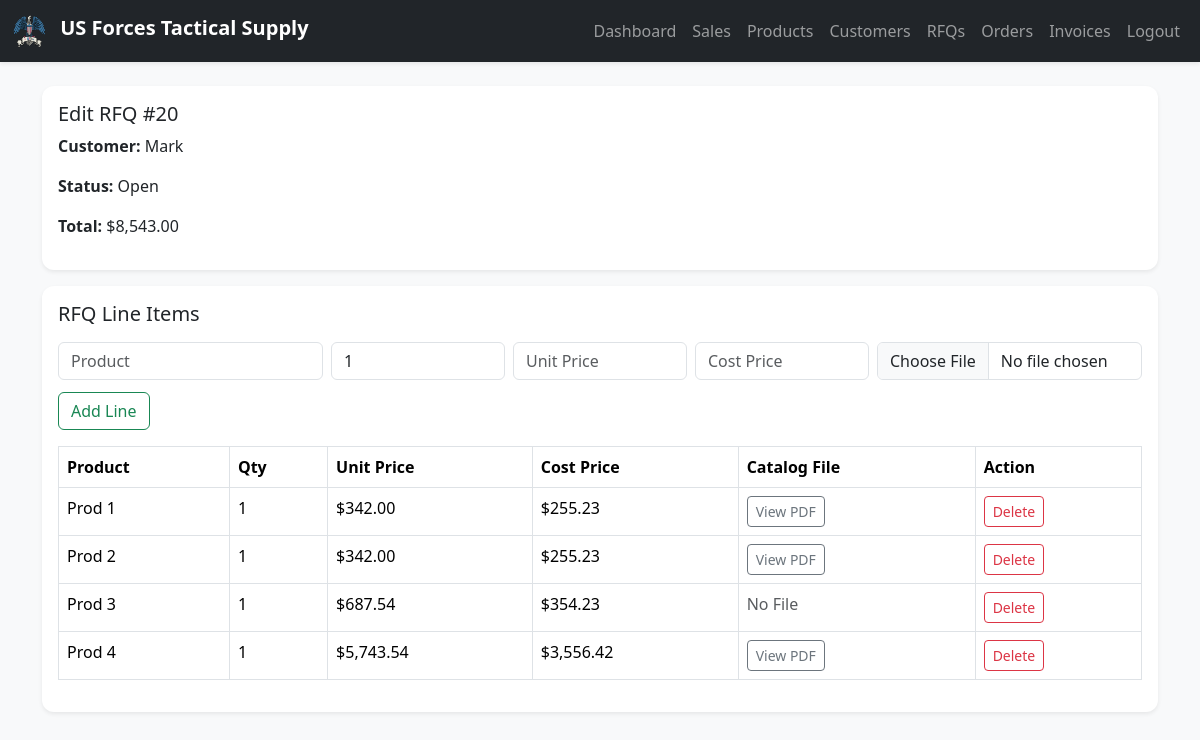
/modules/rfq_edit.php?id=20 (signed in), run on the app's committed database.
### tables this page shows
CREATE TABLE `rfqs` (
  `id` int(11) NOT NULL,
  `code` varchar(20) DEFAULT NULL,
  `customer_id` int(11) NOT NULL,
  `status` enum('Open','Won','Lost') DEFAULT 'Open',
  `total_price` decimal(12,2) DEFAULT 0.00,
  `created_at` timestamp NOT NULL DEFAULT current_timestamp()
);

CREATE TABLE `customers` (
  `id` int(11) NOT NULL,
  `code` varchar(20) DEFAULT NULL,
  `name` varchar(100) NOT NULL,
  `company` varchar(150) DEFAULT NULL,
  `email` varchar(100) DEFAULT NULL,
  `phone` varchar(50) DEFAULT NULL,
  `tax_id` varchar(50) DEFAULT NULL,
  `address` text DEFAULT NULL,
  `created_at` timestamp NOT NULL DEFAULT current_timestamp()
);

CREATE TABLE `rfq_lines` (
  `id` int(11) NOT NULL,
  `rfq_id` int(11) NOT NULL,
  `product` varchar(150) NOT NULL,
  `qty` int(11) NOT NULL DEFAULT 1,
  `unit_price` decimal(12,2) DEFAULT 0.00,
  `cost_price` decimal(12,2) DEFAULT 0.00,
  `catalog_file` varchar(255) DEFAULT NULL
);

### modules/rfq_edit.php (the view, shortened to what this page needs)
<?php
include("../templates/header.php");
include("../templates/navbar.php");
include("../includes/auth.php");
$rfq_id = intval($_GET['id']);
$rfq = mysqli_fetch_assoc(mysqli_query($conn, "SELECT r.*, c.name as customer_name
    FROM rfqs r
    JOIN customers c ON r.customer_id = c.id
    WHERE r.id='$rfq_id'"));
$lines = mysqli_query($conn, "SELECT * FROM rfq_lines WHERE rfq_id='$rfq_id'");
?>
<div class="container mt-4">
    <div class="card shadow-sm border-0 mb-3">
        <div class="card-body">
            <h5 class="card-title">Edit RFQ #<?= $rfq['id'] ?></h5>
            <p><strong>Customer:</strong> <?= htmlspecialchars($rfq['customer_name']) ?></p>
            <p><strong>Status:</strong> <?= htmlspecialchars($rfq['status']) ?></p>
            <p><strong>Total:</strong> $<?= number_format($rfq['total_price'], 2) ?></p>
        </div>
    </div>
    <div class="card shadow-sm border-0">
        <div class="card-body">
            <h5 class="card-title mb-3">RFQ Line Items</h5>
            <form method="post" enctype="multipart/form-data" class="row g-2 mb-3">
                <div class="col-md-3 position-relative">
                    <input type="text" name="product" id="productSearch" class="form-control" placeholder="Product"
                        autocomplete="off" required>
                </div>
                <div class="col-md-2">
                    <input type="number" min="0" value="1" name="qty" class="form-control" placeholder="Qty" required>
                </div>
                <div class="col-md-2">
                    <input type="number" min="0" step="0.01" name="unit_price" class="form-control"
                        placeholder="Unit Price" required>
                </div>
                <div class="col-md-2">
                    <input type="number" min="0" step="0.01" name="cost_price" class="form-control"
                        placeholder="Cost Price">
                </div>
                <div class="col-md-3">
                    <input type="file" name="catalog_file" class="form-control mb-1" accept="application/pdf">
                </div>
                <div class="col-12 mt-2">
                    <button class="btn btn-outline-success" name="add_line">Add Line</button>
                </div>
            </form>
            <table class="table table-bordered">
                <thead>
                    <tr>
                        <th>Product</th>
                        <th>Qty</th>
                        <th>Unit Price</th>
                        <th>Cost Price</th>
                        <th>Catalog File</th>
                        <th>Action</th>
                    </tr>
                </thead>
                <tbody>
                    <?php while ($line = mysqli_fetch_assoc($lines)) { ?>
                        <tr>
                            <td><?= htmlspecialchars($line['product']) ?></td>
                            <td><?= $line['qty'] ?></td>
                            <td>$<?= number_format($line['unit_price'], 2) ?></td>
                            <td>$<?= number_format($line['cost_price'], 2) ?></td>
                            <td>
                                <?php if ($line['catalog_file']) { ?>
                                    <a href="../<?= htmlspecialchars($line['catalog_file']) ?>" target="_blank"
                                        class="btn btn-sm btn-outline-secondary">View PDF</a>
                                <?php } else { ?>
                                    <span class="text-muted">No File</span>
                                <?php } ?>
                            </td>
                            <td>
                                <a href="?id=<?= $rfq_id ?>&delete_line=<?= $line['id'] ?>" class="btn btn-outline-danger btn-sm"
                                    onclick="return confirm('Delete this line?')">Delete</a>
                            </td>
                        </tr>
                    <?php } ?>
                </tbody>
            </table>
        </div>
    </div>
</div>
<?php include("../templates/footer.php"); ?>

### assets/style.css (style rules this page uses)
body { font-family: 'Segoe UI', Tahoma, sans-serif; }
.card { border-radius: 12px; }

### data on the page
rfqs: id "20", customer.name "Mark", status "Open", total_price "8,543.00"
rfq_lines: product "Prod 1", qty "1", unit_price "342.00", cost_price "255.23"
rfq_lines: product "Prod 2", qty "1", unit_price "342.00", cost_price "255.23"
rfq_lines: product "Prod 3", qty "1", unit_price "687.54", cost_price "354.23", catalog_file "No File"
rfq_lines: product "Prod 4", qty "1", unit_price "5,743.54", cost_price "3,556.42"
